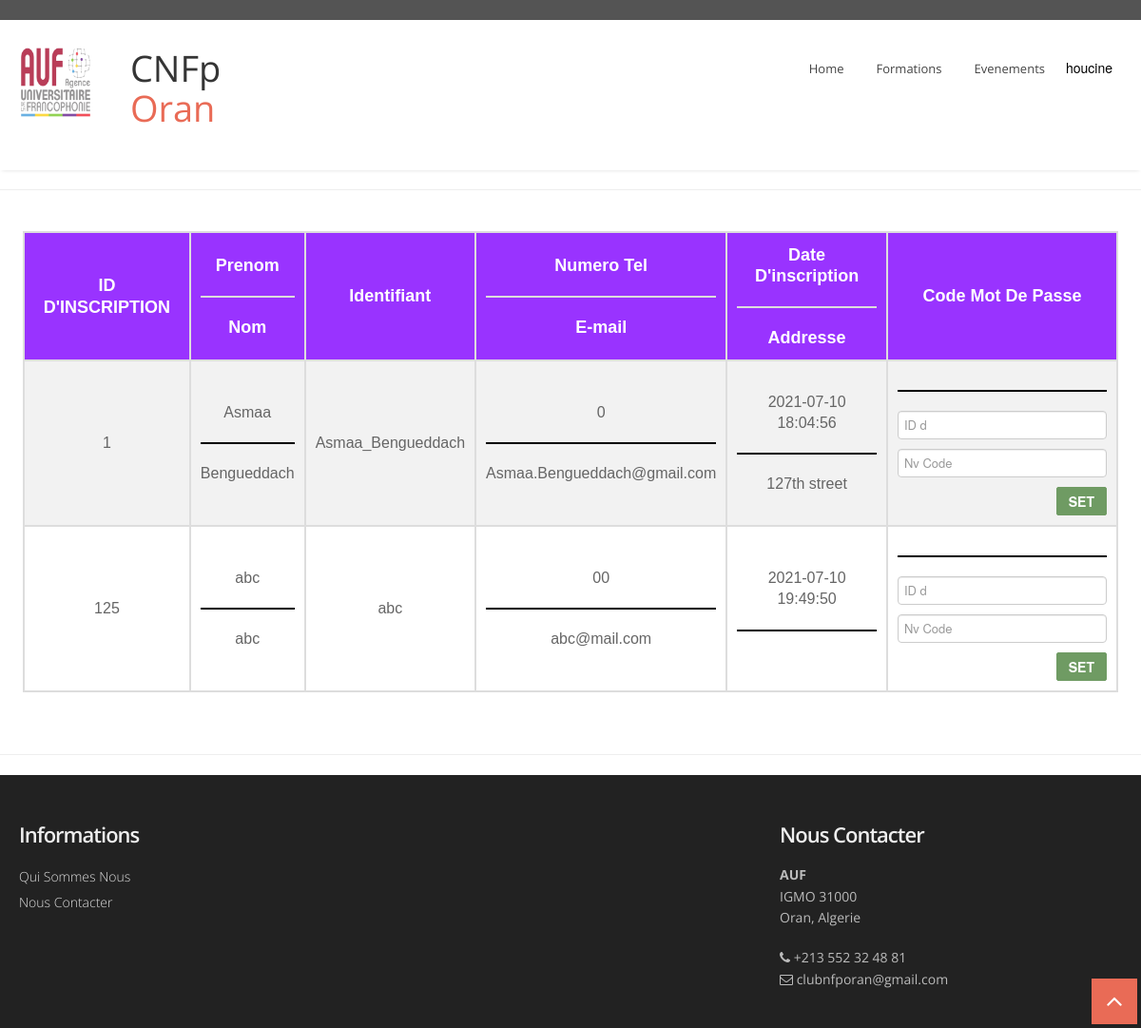
The page /AUF/admin_view_formateur_profile.php (signed in) on the database its author committed.
### tables this page shows
CREATE TABLE `client_signup` (
  `signup_id` int(120) NOT NULL,
  `firstname` varchar(120) NOT NULL,
  `lastname` varchar(120) NOT NULL,
  `username` varchar(120) NOT NULL,
  `phone` int(120) NOT NULL,
  `email` varchar(120) NOT NULL,
  `password` varchar(120) NOT NULL,
  `reg_time` datetime NOT NULL DEFAULT current_timestamp(),
  `address` varchar(120) NOT NULL,
  `pass_re_code` varchar(120) DEFAULT NULL,
  `id_content` int(120) NOT NULL,
  `state` varchar(120) NOT NULL
);

CREATE TABLE `formateur_signup` (
  `signup_id` int(20) NOT NULL,
  `firstname` varchar(25) NOT NULL,
  `lastname` varchar(25) NOT NULL,
  `username` varchar(25) NOT NULL,
  `phone` varchar(25) NOT NULL,
  `email` varchar(30) NOT NULL,
  `password` varchar(30) NOT NULL,
  `reg_time` datetime NOT NULL DEFAULT current_timestamp(),
  `address` varchar(40) NOT NULL,
  `pass_re_code` varchar(6) DEFAULT NULL,
  `id_content` int(11) NOT NULL,
  `state` varchar(100) NOT NULL
);

### AUF/admin_view_formateur_profile.php (the view, shortened to what this page needs)
<!DOCTYPE html>
<html lang="en">
<head>
</head>
<body>
  <?php
   include 'menu.php' ;
  ?>
      <hr/>
       <br />
      <table id="client_profile">
        <tr>
          <th>ID D'INSCRIPTION</th>
          <th>Prenom <hr style="height:2px;border-width:0;color:black;background-color:#ddd">Nom
          </th>
          <th>Identifiant</th>
          <th>Numero Tel <hr style="height:2px;border-width:0;color:black;background-color:#ddd">E-mail
          </th>
          <th>Date D'inscription <hr style="height:2px;border-width:0;color:black;background-color:#ddd">Addresse
          </th>
          <th>Code Mot De Passe</th>
        </tr>
    <?php
      $conn = mysqli_connect("localhost","root","","AUF");
      $sql = "SELECT * FROM formateur_signup ";
      if ($result = mysqli_query($conn, $sql))
      {
           while ($row = mysqli_fetch_assoc($result))
          {
             if(isset($_SESSION['user_name']))
            {
                echo "
                 <tr>
                  <td>".$row['signup_id']."</td>
                  <td> ".$row['firstname']." <hr style='height:2px;border-width:0;color:black;background-color:black'>
                         ".$row['lastname']."
                  </td>
                  <td>".$row['username']."</td>
                  <td> ".$row['phone']." <hr style='height:2px;border-width:0;color:black;background-color:black'>
                  ".$row['email']."
                  </td>
                  <td> ".$row['reg_time']." <hr style='height:2px;border-width:0;color:black;background-color:black'>
                  ".$row['address']."
                  </td>
                  <td> ".$row['pass_re_code']." <hr style='height:2px;border-width:0;color:black;background-color:black'>
                  <form method='post' action='admin_view_formateur_profile.php'>
                          <input type='text' placeholder='ID d'inscription' name='sign_id'> <br />
                          <input type='text' placeholder='Nv Code' name='new_code'> <br />
                          <button class='btn btn-success pull-right' type='submit' name='done' >SET</button>
                  </form>
                  </td>
                </tr> " ;
        }
      }
    }
        else "ERROR OCCURED" ;
  ?>
    </table>
        <br />
      <br />
    <hr/>
   <?php include 'footer.php'?>
 </body>

### AUF/menu.php (shortened to what this page needs)
 <head>
  <link href="css/bootstrap.css" rel="stylesheet" />
  <link href="css/bootstrap-responsive.css" rel="stylesheet" />
  <link href="css/flexslider.css" rel="stylesheet" />
  <link href="css/prettyPhoto.css" rel="stylesheet" />
  <link href="css/camera.css" rel="stylesheet" />
  <link href="css/jquery.bxslider.css" rel="stylesheet" />
  <link href="css/style.css" rel="stylesheet" />
  <link href="css/menubar.css" rel="stylesheet" />
  <link href="color/default.css" rel="stylesheet" />
</head>
<body>
<div id="wrapper">
  <header>
    <div class="top">
      <div class="container">
        <div class="row">
          <div class="span6">
          </div>
     <div class="span6">
      </div>
        </div>
      </div>
    </div>
    <div class="container">
      <div class="row nomargin">
        <div class="span3">
           <div class="logo-image" id="logo">
              <a href="index.php"><img src="img/logo/logo.png" class="img-fluid" /></a>
            </div>
 <h1 class="animated fadeInDown" size="30px">&nbsp;&nbsp;&nbsp;&nbsp;CNFp<span class="colored"> &nbsp;&nbsp;&nbsp;&nbsp;Oran</span></h1>
        </div>
        <div class="span9">
          <div class="navbar navbar-static-top">
            <div class="navigation">
              <nav>
                <ul class="nav topnav">
                 <li><a class ="btn btn-large btn-primary" href="index.php">Home</a></li>
                 <li><a class ="btn btn-large btn-primary" href="formation.php">Formations</a></li>
                 <li><a class ="btn btn-large btn-primary" href="event.php">Evenements</a></li>
             <?php
                  if(isset($_SESSION['user_name']))
                 {
             ?>
           <div class="dropdown">
             <button class="dropbtn">
    <?php
      $use = $_SESSION['user_name'];
      $conn = mysqli_connect("localhost","root","","AUF");
      $sql = "SELECT * FROM client_signup WHERE username='$use'";
       if($result = mysqli_query($conn,$sql))
      {
           while ($row = $result->fetch_assoc())
          {
                $firstname = $row["firstname"];
                echo '<tr>
                        <td>'.$firstname.'</td>
                      </tr>';
                echo"
                    </button>
                    <div class='dropdown-content'>
                    <a href='c_profile.php'>My Profile</a>
                    <hr><a href='c_logout.php' class='w3-bar-item w3-button w-3-padding-10px'>Logout</a></hr>
                    </div> " ;
               }
         }
    ?>
 <?php
 }
?>
                </ul>
              </nav>
            </div>
          </div>
        </div>
      </div>
    </div>
  </header>
</body>

### AUF/css/style.css (style rules this page uses)
body { font-family: 'Open Sans', sans-serif; font-size: 14px; font-weight: 400; line-height: 1.6em; color: #656565; }
a { color: #4b5056; }
.bold { font-weight: 900; }
#logo { font-size: 20px; font-weight: bold; font-family: sans-serif; font-stretch: semi-condensed; text-shadow: 3px darkblue; }
.container { padding: 0 20px 0 20px; position: relative; }
#wrapper { width: 100%; margin: 0; padding: 0; }
.row { margin-bottom: 30px; }
.row.nomargin { margin-bottom: 0; }
header { background: #fff; margin: 0; padding: 0 0 20px; position: relative; z-index: 2000; -webkit-box-shadow: 0 2px 4px -2px #ddd; -moz-box-shadow: 0 2px 4px -2px #ddd; box-shadow: 0 2px 4px -2px #ddd; }
header .top { padding: 10px 0 10px; margin: 0 0 30px; background: #545454; }
header .top .row { margin-bottom: 0; }
header .navigation { float: right; }
header ul.nav li { border: none; margin: 0; }
header ul.nav li a { border: none; font-weight: 400; }
.navbar .nav>li>a { font-size: 13px; color: #444; text-shadow: none; }

### AUF/color/default.css (style rules this page uses)
h1 span.colored, h2 span.colored,h3 span.colored,h4 span.colored,h5 span.colored,h6 span.colored { color:#e96b56; }

### AUF/css/overwrite.css (style rules this page uses)
h1, h2, h3, h4, h5, h6 { font-family:'Open Sans', sans-serif; color:#353535; font-weight:400; line-height:1.1em; margin-top:0; }
h1 { font-size:38px; margin-bottom:24px; }
select, textarea, input[type="text"], input[type="password"], input[type="datetime"], input[type="datetime-local"], input[type="date"], input[type="month"], input[type="time"], input[type="week"], input[type="number"], input[type="email"], input[type="url"], input[type="search"], input[type="tel"], input[type="color"], .uneditable-input { font-size: 13px; }
ul, ol { padding: 0; margin: 0 0 10px 25px; }
li { line-height: 1.6em; }
.btn { font-size: 14px; font-weight:600; text-shadow: none; background-image:none; border-color: none; border-bottom-color: none; -webkit-box-shadow: none; -moz-box-shadow: none; box-shadow: none; }
.btn { outline:0; -webkit-border-radius: 2px; -moz-border-radius: 2px; border-radius: 2px; }
a.btn,.btn:focus { outline:0; }
.btn-large { font-size: 22px; padding: 18px 30px; font-weight:700; -webkit-border-radius: 6px; -moz-border-radius: 6px; border-radius: 6px; }
.btn-primary { outline:0; background: #36739D; border-color:#36739D; }
.btn-success { background: #6F9B63; border-color:#6F9B63; }
.navbar .nav { border-right:none; border-left:none; }
.navbar .nav > li > a { float: none; font-size:13px; margin-left:10px; margin-right:0; text-decoration: none; text-shadow: none; border-right:none; border-left:none; color: #fff; border:2px solid transparent; padding:4px 10px 4px 10px; background-image: none; background: none; }

### AUF/admin_view_formateur_profile.php (style rules this page uses)
#client_profile { font-family: "Trebuchet MS", Arial, Helvetica, sans-serif ; border-collapse: collapse ; width: 96%; margin-left:auto ; margin-right:auto; }
#client_profile td, #client_profile th { border: 2px solid #ddd ; padding: 10px; font-size : 16px; text-align: center; }
#client_profile tr:nth-child(even) { background-color: #f2f2f2; }
#client_profile th { padding-top: 12px; padding-bottom: 12px; text-align: center; font-size : 18px; background: linear-gradient(to bottom, #9933ff 0%, #9933ff 100%); color: white; }

### AUF/menu.php (style rules this page uses)
.logo-image { width: 110px; height: 110px; overflow: hidden; margin-top: -4px; opacity: 0.8; }
.span3 { display: flex; align-items: center; }
.dropbtn { background-color: white; color: black; padding: 10px; font-size: 14px; border: none; }
.dropdown { position: relative; display: inline-block; }

### rows shown on the page
client_signup: firstname "houcine"
formateur_signup: signup_id "1", firstname "Asmaa", lastname "Bengueddach", username "Asmaa_Bengueddach", phone "0", email "Asmaa.Bengueddach@gmail.com", reg_time "2021-07-10 18:04:56", address "127th street"
formateur_signup: signup_id "125", firstname "abc", lastname "abc", username "abc", phone "00", email "abc@mail.com", reg_time "2021-07-10 19:49:50"
